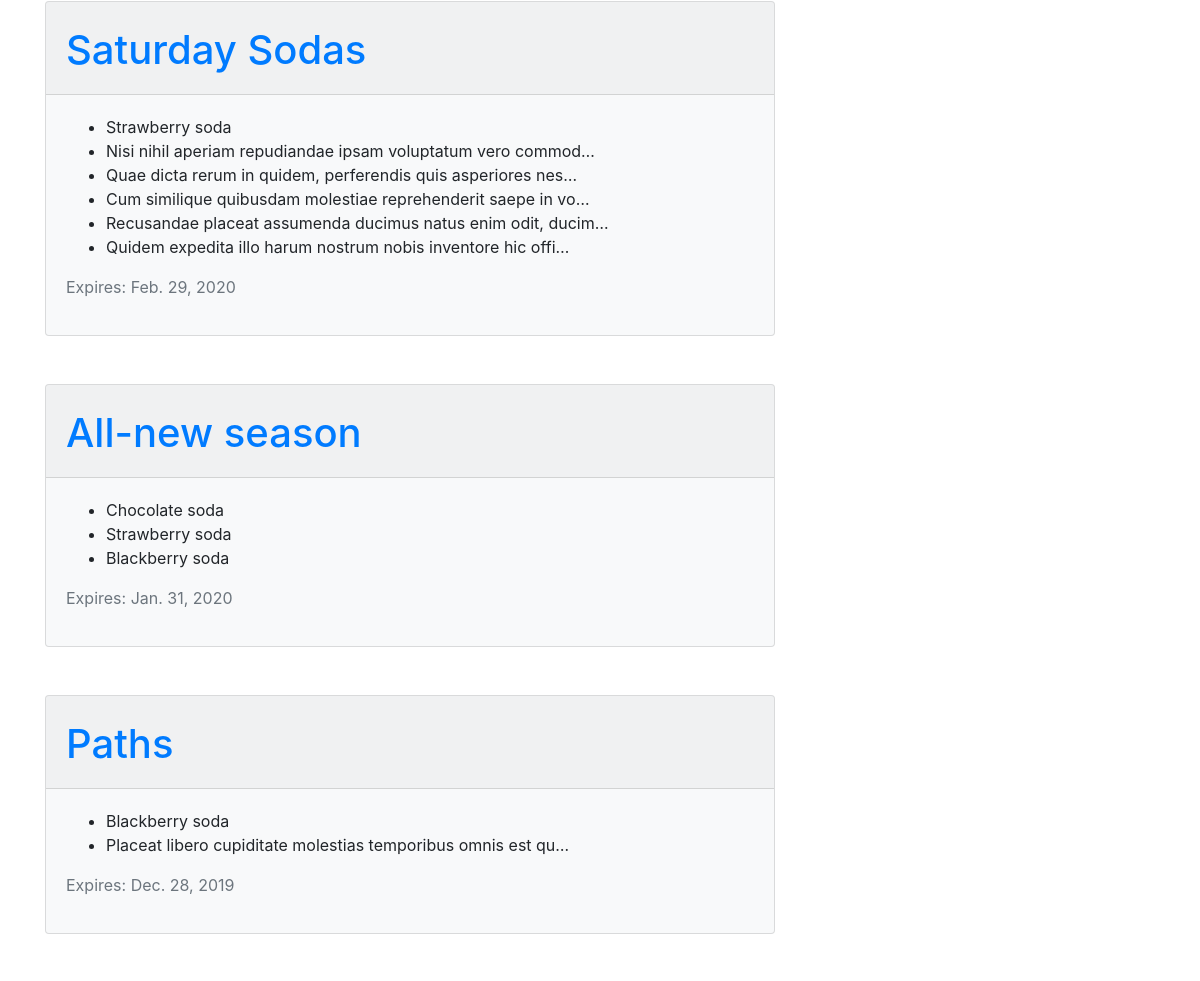
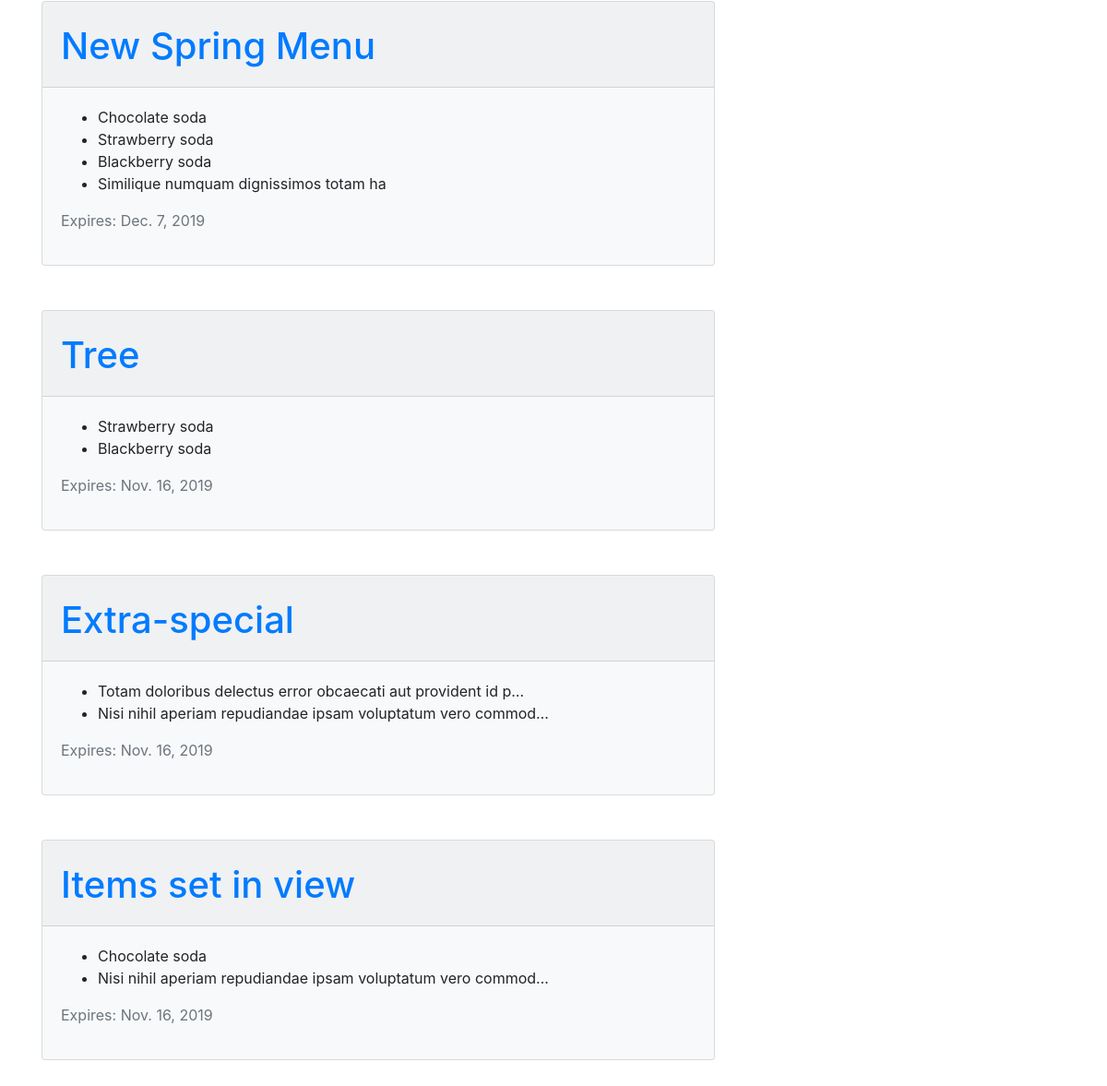
/ (lower part), run on an earlier commit of the app's database (2 pictures, top to bottom).
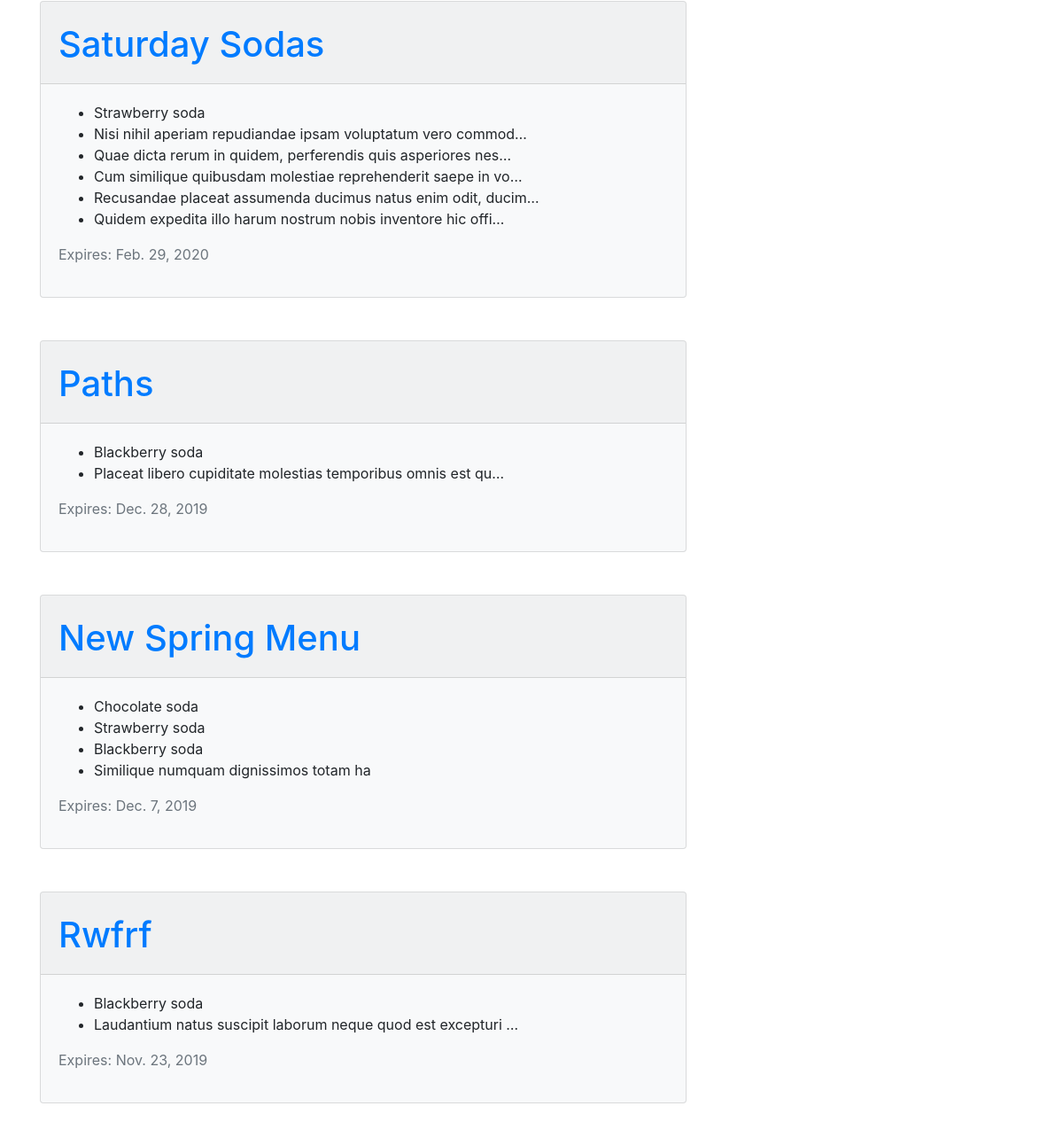
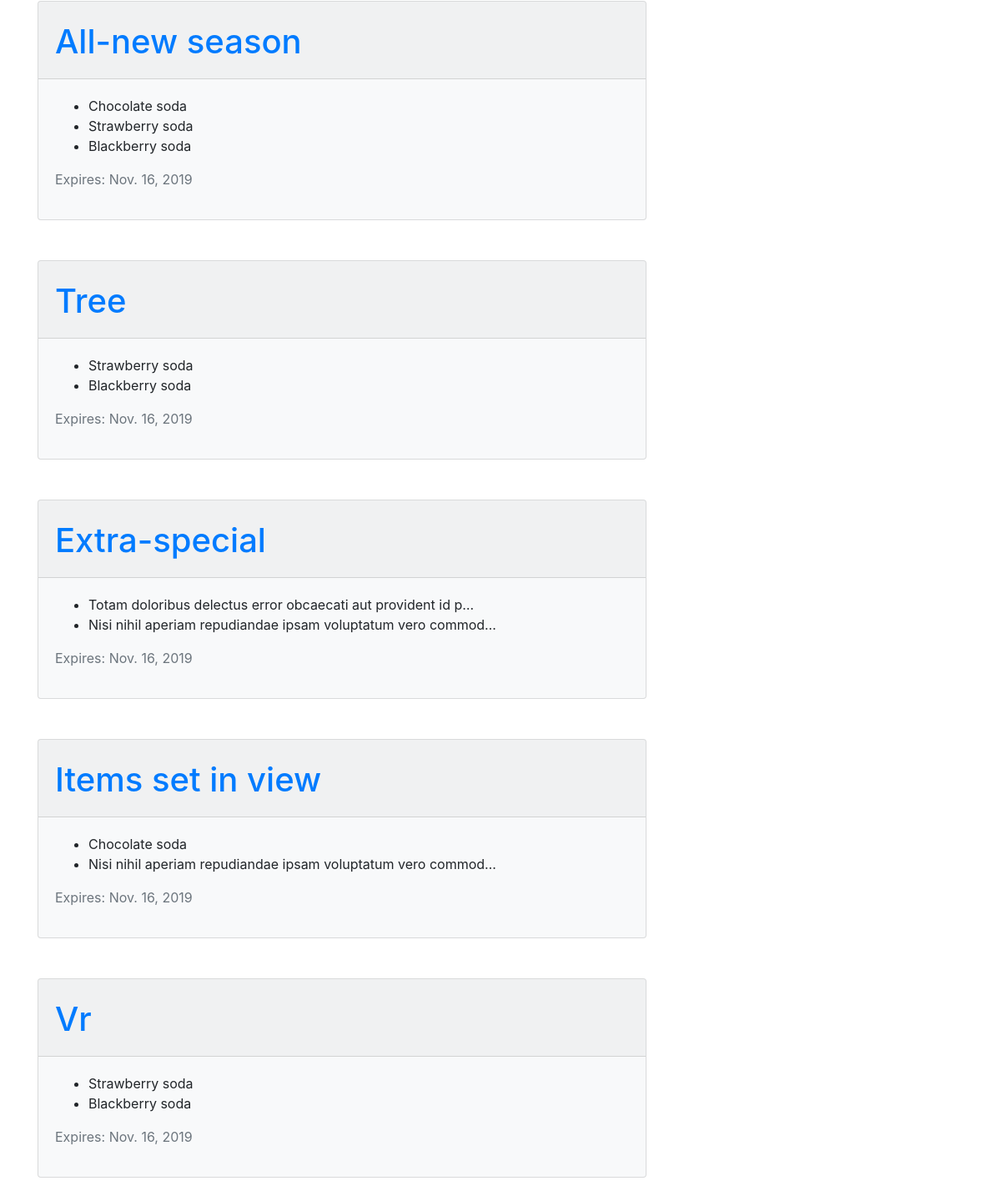
And on a later commit of the database (2 pictures, top to bottom).
### menu/models.py (models this page shows, shortened)
class Menu(models.Model):
    season = models.CharField(max_length=20)  # Required Field
    items = models.ManyToManyField('Item', related_name='items')  # Required Field
    created_date = models.DateTimeField(default=timezone.now)  # Hidden Field
    expiration_date = models.DateField()  # Required Field

class Item(models.Model):
    name = models.CharField(max_length=200)
    description = models.TextField()
    chef = models.ForeignKey('auth.User', on_delete=models.CASCADE,)
    created_date = models.DateTimeField(default=timezone.now)
    standard = models.BooleanField(default=False)
    ingredients = models.ManyToManyField('Ingredient')
    def __str__(self):
        return self.name

### menu/views.py (the view)
# urls.py: path('', views.menu_list, name='menu_list'),
def menu_list(request):
    menus = models.Menu.objects.all().prefetch_related('items').filter(
        expiration_date__gte=timezone.now()).order_by('-expiration_date')
    return render(request, 'menu/menu_list.html', {'menus': menus})

### menu/templates/menu/menu_list.html (shortened to what this page needs)
{% extends 'base.html' %}
{% block content %}
    <div class="content container">
        <div class="row">
            <div class="col-md-8">
                {% for menu in menus %}
                    <div class="card bg-light mb-5 ">
                        <div class="card-header pt-4">
                            <h1>
                                <a href="{% url 'menu:menu_detail' pk=menu.pk %}">{{ menu.season|capfirst }}</a>
                            </h1>
                        </div>
                        <div class="card-body">
                            <ul>
                                {% for item in menu.items.all %}
                                    <li>{{ item|truncatechars_html:60 }}</li>
                                {% endfor %}
                            </ul>
                            <p class="text-secondary">Expires: {{ menu.expiration_date }}</p>
                        </div>
                    </div>
                {% endfor %}
        </div>
    </div>
{% endblock %}

### templates/base.html (shortened to what this page needs)
{% load static from staticfiles %}
<!DOCTYPE html>
<div lang="en">
    <head>
        <link rel="stylesheet" href="{% static 'fontawesome/css/fontawesome.min.css' %}">
        <link rel="stylesheet" href="{% static 'fontawesome/css/solid.min.css' %}">
        <link rel="stylesheet" href="https://stackpath.bootstrapcdn.com/bootstrap/4.3.1/css/bootstrap.min.css"
>
        <link rel="stylesheet" href="https://cdnjs.cloudflare.com/ajax/libs/datepicker/0.6.5/datepicker.min.css"
/>
        <link rel="stylesheet" href="{% static 'css/menu_styles.css' %}">
    </head>
    <body>
    </body>
    {% block content %}
    {% endblock %}
    </body>
    </html>

### assets/css/menu_styles.css (style rules this page uses)
body { padding: 30px; }

What changed in the data, as far as the page shows it:
added Menu: season "Rwfrf", expiration_date "Nov. 23, 2019", Item (name "Blackberry soda")
now on this page (row unchanged): Item: name "Laudantium natus suscipit laborum neque quod est excepturi …", shown under "Rwfrf"
changed Menu "All-new season": expiration_date "Jan. 31, 2020" → "Nov. 16, 2019"; moves down the list
added Menu: season "Vr", expiration_date "Nov. 16, 2019", Item (name "Strawberry soda"), Item (name "Blackberry soda")
